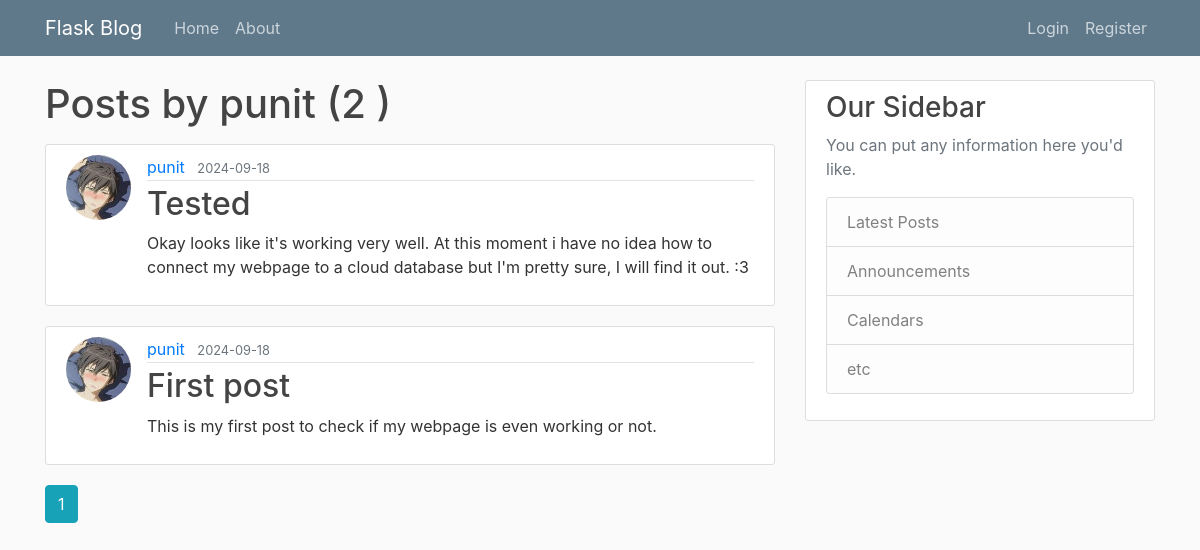
Before: /user/punit with the older database file.
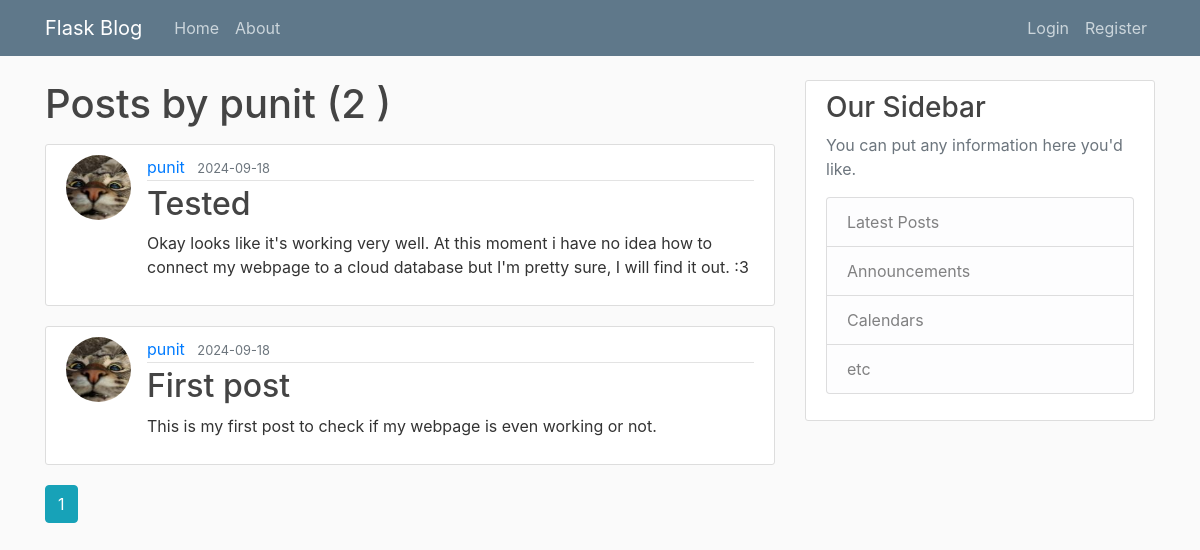
After: the same page with the newer database file.
### flaskblog/models.py (models this page shows, shortened)
class Post(db.Model):
    id = db.Column(db.Integer, primary_key=True)
    title = db.Column(db.String(100), nullable=False)
    date_posted = db.Column(db.DateTime, nullable=False, default=datetime.utcnow)
    content = db.Column(db.Text, nullable=False)
    user_id = db.Column(db.Integer, db.ForeignKey('user.id'), nullable=False)

class User(db.Model , UserMixin):
    id = db.Column(db.Integer, primary_key=True)
    username = db.Column(db.String(20), unique=True, nullable=False)
    email = db.Column(db.String(120), unique=True, nullable=False)
    image_file = db.Column(db.String(20), nullable=False, default='default.jpg')
    password = db.Column(db.String(60), nullable=False)
    posts = db.relationship('Post', backref='author', lazy=True)

### flaskblog/routes.py (the view)
@app.route("/user/<string:username>")
def user_posts(username):
    page = request.args.get('page' , 1 , type=int)
    user = User.query.filter_by(username=username).first_or_404()
    posts=Post.query.filter_by(author=user)\
        .order_by(Post.date_posted.desc())\
        .paginate( page=page , per_page=5 )
    return render_template('user_posts.html', posts=posts , user=user)

### flaskblog/templates/user_posts.html
{% extends "layout.html" %}
{% block content %}
<h1 class="mb-3">Posts by {{ user.username }} ({{ posts.total }} )</h1>
    {% for post in posts.items %}
        <article class="media content-section">
            <img class="rounded-circle article-img" src="{{ url_for('static', filename='profile_pics/' + post.author.image_file) }}">
            <div class="media-body">
                <div class="article-metadata">
                    <a class="mr-2" href="{{ url_for('user_posts', username=post.author.username) }}">{{ post.author.username }}</a>
                    <small class="text-muted">{{ post.date_posted.strftime('%Y-%m-%d') }}</small>
                </div>
                <h2><a class="article-title" href="{{ url_for('post', post_id=post.id) }}">{{ post.title }}</a></h2>
                <p class="article-content">{{ post.content }}</p>
            </div>
        </article>
    {% endfor %}
    {% for page_num in posts.iter_pages(left_edge=1, right_edge=1, left_current=1, right_current=2) %}
        {% if page_num %}
            {% if posts.page == page_num %}
                <a class="btn btn-info mb-4" href="{{ url_for('user_posts', username=user.username, page=page_num) }}">{{ page_num }}</a>
            {% else %}
                <a class="btn btn-outline-info mb-4" href="{{ url_for('user_posts', username=user.username, page=page_num) }}">{{ page_num }}</a>
            {% endif %}
        {% endif %}
    {% endfor %}
{% endblock content %}

Changed rows visible on the page:
changed through a linked row, Post "Tested": image_file: a different picture
changed through a linked row, Post "First post": image_file: a different picture
